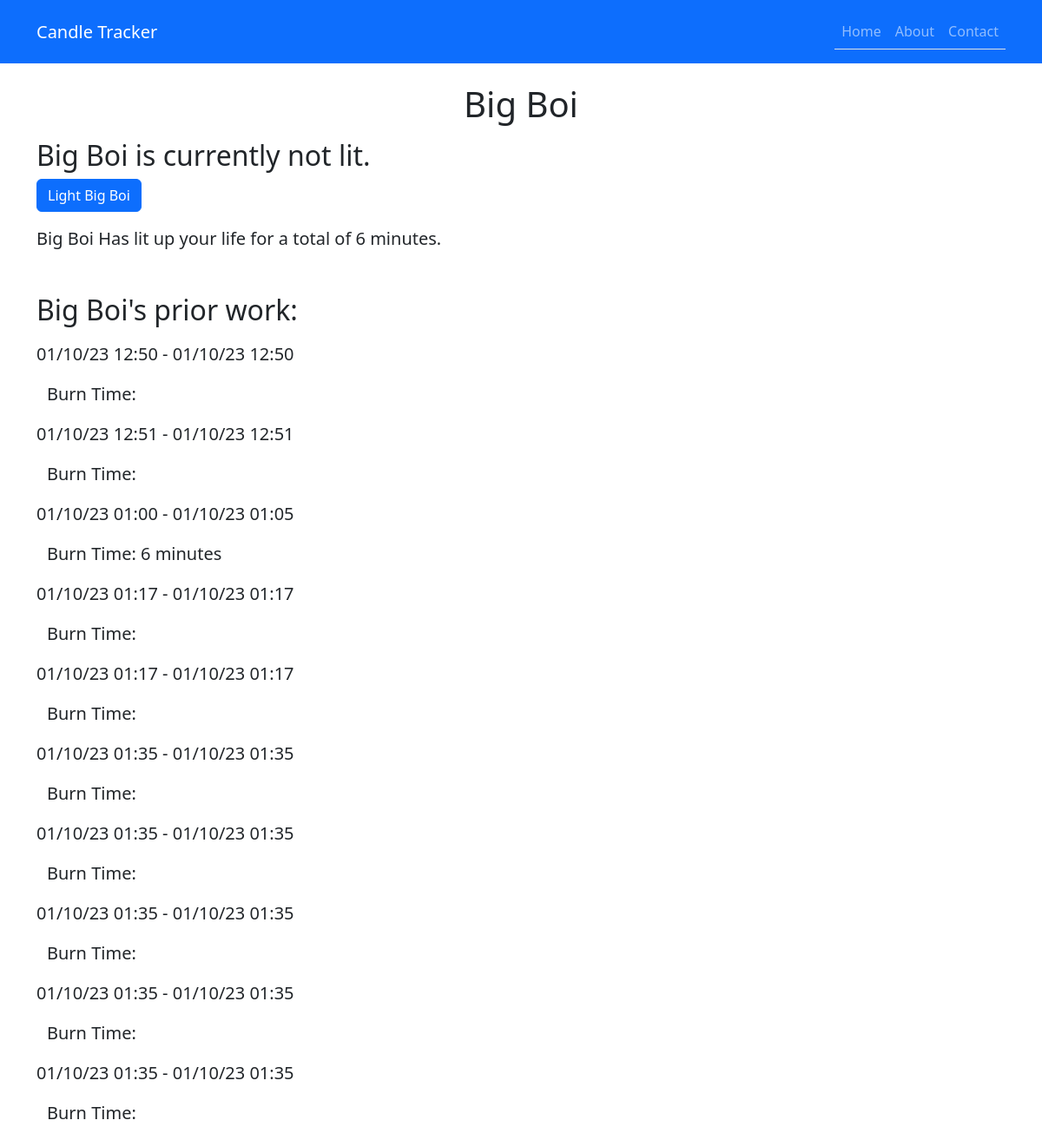
/candles/20/, run on the app's committed database.
### candletime/models.py (models this page shows, shortened)
class Candle(models.Model):
    candle_name = models.CharField(max_length=20)
    status = models.BooleanField()
    total_time_lit = models.IntegerField(null=True)

class Candle_detail(models.Model):
    candle = models.ForeignKey(Candle, on_delete=models.CASCADE)
    light_time = models.DateTimeField()
    extinguish_time = models.DateTimeField(null=True)

### candletime/views.py (the view)
# urls.py: path('<int:pk>/', views.candle, name='candle'),
def candle(request, pk):
    try:
        candle = Candle.objects.get(pk=pk)
    except Candle.DoesNotExist:
        response = redirect('new-candle/')
        return response
    candle_detail = Candle_detail.objects.filter(candle=pk).annotate(
        time_lit = Func(
            F('extinguish_time') - F('light_time'),
            function="ROUND"
        )
    )
    total_burn_time = candle_detail.aggregate(Sum('time_lit'))['time_lit__sum']
    context = {'candle': candle,
               'pk':pk,
               'candle_detail':candle_detail,
               'burn_time':total_burn_time,
               }
    if request.method == 'POST':
        form = CandleForm(request.POST)
        if form.is_valid():
            if candle.status == False:
                candle.candle_detail_set.create(
                    candle = candle.pk,
                    light_time = timezone.now()
                )
            else:
                t = candle.candle_detail_set.latest('light_time')
                t.extinguish_time = timezone.now()
                t.save()
            candle.status = not candle.status
            candle.save()
            return redirect(reverse('candletime:candle', kwargs={'pk':pk}), context=context)
    else:
        return render(request, 'candletime/update_candle.html', context=context)

### candletime/templates/candletime/update_candle.html (shortened to what this page needs)
{% extends "base.html" %}
{% load candle_extras %}
{% block content %}
<div class="container mt-5 pt-5">
    <h1 class="text-center mb-3">{{ candle.candle_name }}</h1>
    <form method="post" action="{% url 'candletime:candle' pk %}">
        {% if candle.status %}
            <h2>{{ candle.candle_name }} is currently <strong>LIT</strong>!</h2>
            <input type="submit" class="btn btn-primary" value="Extinguish {{ candle.candle_name }}">
        {% else %}
            <h2>{{ candle.candle_name }} is currently not lit.</h2>
            <input type="submit" class="btn btn-primary" value="Light {{ candle.candle_name }}">
        {% endif %}
    </form>
</div>
<div class="container mt-3">
    <p class="lead"> {{ candle.candle_name }} Has lit up your life for a total of {{ burn_time | duration:'phrase'}}.</p>
</div>
<div class="container mt-5">
    <div class="mb-3">
        <h2>{{ candle.candle_name }}'s prior work:</h2>
    </div>
    {% for item in candle_detail %}
    <p class="lead">{{ item.light_time|date:'m/d/y h:i' }} - {{ item.extinguish_time|date:'m/d/y h:i' }}</p>
    <div class="container ml-5">
        {% if item.extinguish_time %}
        <p class="lead">Burn Time: {{ item.time_lit | duration:'phrase' }}</p>
        {% endif %}
    </div>
    {% endfor %}
</div>
{% endblock %}

### data on the page
Candle: candle_name "Big Boi", candle_name "Light Big Boi"
Candle_detail: light_time "01/10/23 12:50", extinguish_time "01/10/23 12:50"
Candle_detail: light_time "01/10/23 12:51", extinguish_time "01/10/23 12:51"
Candle_detail: light_time "01/10/23 01:00", extinguish_time "01/10/23 01:05", time_lit|duration "6 minutes"
Candle_detail: light_time "01/10/23 01:17", extinguish_time "01/10/23 01:17"
Candle_detail: light_time "01/10/23 01:17", extinguish_time "01/10/23 01:17"
Candle_detail: light_time "01/10/23 01:35", extinguish_time "01/10/23 01:35"
Candle_detail: light_time "01/10/23 01:35", extinguish_time "01/10/23 01:35"
Candle_detail: light_time "01/10/23 01:35", extinguish_time "01/10/23 01:35"
Candle_detail: light_time "01/10/23 01:35", extinguish_time "01/10/23 01:35"
Candle_detail: light_time "01/10/23 01:35", extinguish_time "01/10/23 01:35"

### other printed values
{{ burn_time | duration:'phrase' }} "6 minutes"
